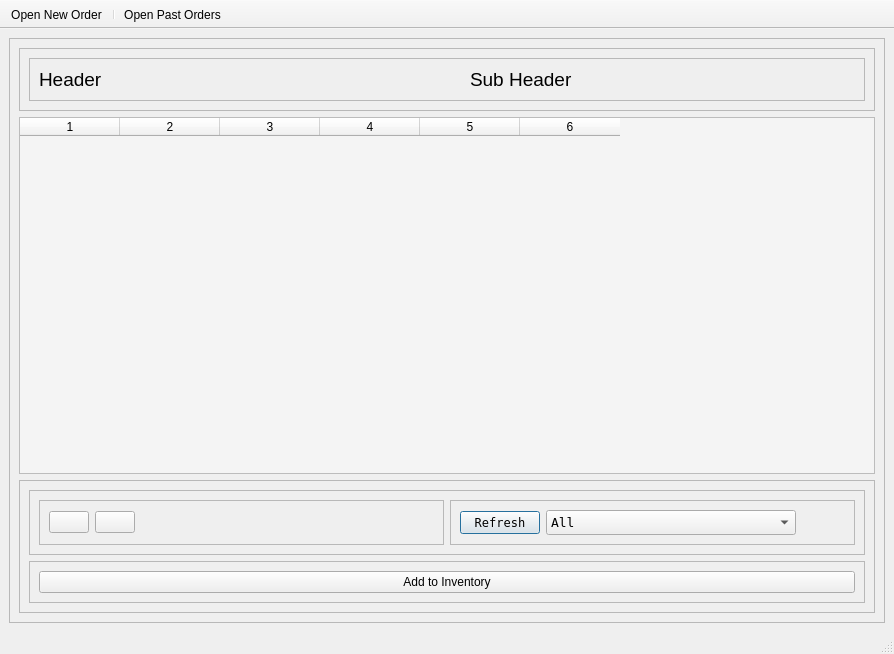
<?xml version="1.0" encoding="UTF-8"?>
<ui version="4.0">
 <class>MainWindow</class>
 <widget class="QMainWindow" name="MainWindow">
  <property name="geometry">
   <rect>
    <x>0</x>
    <y>0</y>
    <width>894</width>
    <height>654</height>
   </rect>
  </property>
  <property name="windowTitle">
   <string>EIP - New Orders</string>
  </property>
  <widget class="QWidget" name="centralwidget">
   <layout class="QVBoxLayout" name="verticalLayout">
    <item>
     <widget class="QFrame" name="frame">
      <property name="frameShape">
       <enum>QFrame::StyledPanel</enum>
      </property>
      <property name="frameShadow">
       <enum>QFrame::Raised</enum>
      </property>
      <layout class="QVBoxLayout" name="verticalLayout_2">
       <item>
        <widget class="QFrame" name="frame_3">
         <property name="frameShape">
          <enum>QFrame::StyledPanel</enum>
         </property>
         <property name="frameShadow">
          <enum>QFrame::Raised</enum>
         </property>
         <layout class="QGridLayout" name="gridLayout">
          <item row="0" column="0">
           <widget class="QFrame" name="header_frame">
            <property name="frameShape">
             <enum>QFrame::StyledPanel</enum>
            </property>
            <property name="frameShadow">
             <enum>QFrame::Raised</enum>
            </property>
            <layout class="QGridLayout" name="gridLayout_3">
             <item row="0" column="2">
              <widget class="QLabel" name="sub_header">
               <property name="font">
                <font>
                 <family>Arial</family>
                 <pointsize>14</pointsize>
                 <weight>50</weight>
                 <bold>false</bold>
                 <underline>false</underline>
                </font>
               </property>
               <property name="styleSheet">
                <string notr="true"/>
               </property>
               <property name="text">
                <string>Sub Header</string>
               </property>
               <property name="alignment">
                <set>Qt::AlignLeading|Qt::AlignLeft|Qt::AlignTop</set>
               </property>
               <property name="wordWrap">
                <bool>false</bool>
               </property>
               <property name="margin">
                <number>0</number>
               </property>
               <property name="indent">
                <number>-1</number>
               </property>
              </widget>
             </item>
             <item row="0" column="0">
              <widget class="QLabel" name="header">
               <property name="font">
                <font>
                 <family>Arial</family>
                 <pointsize>14</pointsize>
                 <weight>50</weight>
                 <bold>false</bold>
                 <underline>false</underline>
                </font>
               </property>
               <property name="styleSheet">
                <string notr="true"/>
               </property>
               <property name="text">
                <string>Header</string>
               </property>
               <property name="alignment">
                <set>Qt::AlignLeading|Qt::AlignLeft|Qt::AlignTop</set>
               </property>
               <property name="wordWrap">
                <bool>true</bool>
               </property>
               <property name="margin">
                <number>0</number>
               </property>
               <property name="indent">
                <number>-1</number>
               </property>
              </widget>
             </item>
             <item row="0" column="1">
              <spacer name="horizontalSpacer">
               <property name="orientation">
                <enum>Qt::Horizontal</enum>
               </property>
               <property name="sizeType">
                <enum>QSizePolicy::Fixed</enum>
               </property>
               <property name="sizeHint" stdset="0">
                <size>
                 <width>40</width>
                 <height>20</height>
                </size>
               </property>
              </spacer>
             </item>
            </layout>
           </widget>
          </item>
         </layout>
        </widget>
       </item>
       <item>
        <widget class="QTableWidget" name="table">
         <property name="enabled">
          <bool>true</bool>
         </property>
         <property name="minimumSize">
          <size>
           <width>0</width>
           <height>0</height>
          </size>
         </property>
         <property name="styleSheet">
          <string notr="true">background-color: rgb(244, 244, 244);</string>
         </property>
         <property name="verticalScrollBarPolicy">
          <enum>Qt::ScrollBarAsNeeded</enum>
         </property>
         <property name="horizontalScrollBarPolicy">
          <enum>Qt::ScrollBarAsNeeded</enum>
         </property>
         <property name="editTriggers">
          <set>QAbstractItemView::NoEditTriggers</set>
         </property>
         <property name="alternatingRowColors">
          <bool>false</bool>
         </property>
         <property name="verticalScrollMode">
          <enum>QAbstractItemView::ScrollPerPixel</enum>
         </property>
         <property name="horizontalScrollMode">
          <enum>QAbstractItemView::ScrollPerPixel</enum>
         </property>
         <property name="showGrid">
          <bool>true</bool>
         </property>
         <property name="sortingEnabled">
          <bool>false</bool>
         </property>
         <property name="wordWrap">
          <bool>true</bool>
         </property>
         <attribute name="horizontalHeaderCascadingSectionResizes">
          <bool>false</bool>
         </attribute>
         <column>
          <property name="text">
           <string>1</string>
          </property>
         </column>
         <column>
          <property name="text">
           <string>2</string>
          </property>
         </column>
         <column>
          <property name="text">
           <string>3</string>
          </property>
         </column>
         <column>
          <property name="text">
           <string>4</string>
          </property>
         </column>
         <column>
          <property name="text">
           <string>5</string>
          </property>
         </column>
         <column>
          <property name="text">
           <string>6</string>
          </property>
         </column>
        </widget>
       </item>
       <item>
        <widget class="QFrame" name="frame_2">
         <property name="frameShape">
          <enum>QFrame::StyledPanel</enum>
         </property>
         <property name="frameShadow">
          <enum>QFrame::Raised</enum>
         </property>
         <layout class="QGridLayout" name="gridLayout_2">
          <item row="2" column="0">
           <widget class="QFrame" name="command_btn_frame">
            <property name="frameShape">
             <enum>QFrame::StyledPanel</enum>
            </property>
            <property name="frameShadow">
             <enum>QFrame::Raised</enum>
            </property>
            <layout class="QGridLayout" name="gridLayout_4">
             <item row="0" column="0">
              <widget class="QPushButton" name="btn_add_to_inventory">
               <property name="cursor">
                <cursorShape>PointingHandCursor</cursorShape>
               </property>
               <property name="styleSheet">
                <string notr="true"/>
               </property>
               <property name="text">
                <string>Add to Inventory</string>
               </property>
               <property name="icon">
                <iconset>
                 <normaloff>../Icons/document--plus.png</normaloff>../Icons/document--plus.png</iconset>
               </property>
              </widget>
             </item>
            </layout>
           </widget>
          </item>
          <item row="1" column="0">
           <widget class="QFrame" name="frame_4">
            <property name="frameShape">
             <enum>QFrame::StyledPanel</enum>
            </property>
            <property name="frameShadow">
             <enum>QFrame::Raised</enum>
            </property>
            <layout class="QHBoxLayout" name="horizontalLayout_2">
             <item>
              <widget class="QFrame" name="nav_btn_frame">
               <property name="frameShape">
                <enum>QFrame::StyledPanel</enum>
               </property>
               <property name="frameShadow">
                <enum>QFrame::Raised</enum>
               </property>
               <layout class="QHBoxLayout" name="horizontalLayout">
                <item>
                 <widget class="QPushButton" name="btn_prev">
                  <property name="sizePolicy">
                   <sizepolicy hsizetype="Fixed" vsizetype="Fixed">
                    <horstretch>0</horstretch>
                    <verstretch>0</verstretch>
                   </sizepolicy>
                  </property>
                  <property name="cursor">
                   <cursorShape>PointingHandCursor</cursorShape>
                  </property>
                  <property name="text">
                   <string/>
                  </property>
                  <property name="icon">
                   <iconset>
                    <normaloff>../Icons/arrow-180.png</normaloff>../Icons/arrow-180.png</iconset>
                  </property>
                 </widget>
                </item>
                <item>
                 <widget class="QPushButton" name="btn_next">
                  <property name="sizePolicy">
                   <sizepolicy hsizetype="Fixed" vsizetype="Fixed">
                    <horstretch>0</horstretch>
                    <verstretch>0</verstretch>
                   </sizepolicy>
                  </property>
                  <property name="cursor">
                   <cursorShape>PointingHandCursor</cursorShape>
                  </property>
                  <property name="text">
                   <string/>
                  </property>
                  <property name="icon">
                   <iconset>
                    <normaloff>../Icons/arrow.png</normaloff>../Icons/arrow.png</iconset>
                  </property>
                 </widget>
                </item>
                <item>
                 <spacer name="horizontalSpacer_2">
                  <property name="orientation">
                   <enum>Qt::Horizontal</enum>
                  </property>
                  <property name="sizeHint" stdset="0">
                   <size>
                    <width>40</width>
                    <height>20</height>
                   </size>
                  </property>
                 </spacer>
                </item>
               </layout>
              </widget>
             </item>
             <item>
              <widget class="QFrame" name="sorting_frame">
               <property name="styleSheet">
                <string notr="true">QAbstractItemView {
	background-color: white;
}</string>
               </property>
               <property name="frameShape">
                <enum>QFrame::StyledPanel</enum>
               </property>
               <property name="frameShadow">
                <enum>QFrame::Raised</enum>
               </property>
               <layout class="QGridLayout" name="gridLayout_5">
                <item row="0" column="0">
                 <widget class="QPushButton" name="btn_refresh_opensheet">
                  <property name="sizePolicy">
                   <sizepolicy hsizetype="Fixed" vsizetype="Fixed">
                    <horstretch>0</horstretch>
                    <verstretch>0</verstretch>
                   </sizepolicy>
                  </property>
                  <property name="font">
                   <font>
                    <family>Terminal</family>
                   </font>
                  </property>
                  <property name="cursor">
                   <cursorShape>PointingHandCursor</cursorShape>
                  </property>
                  <property name="layoutDirection">
                   <enum>Qt::LeftToRight</enum>
                  </property>
                  <property name="autoFillBackground">
                   <bool>false</bool>
                  </property>
                  <property name="styleSheet">
                   <string notr="true"/>
                  </property>
                  <property name="text">
                   <string>Refresh</string>
                  </property>
                  <property name="icon">
                   <iconset>
                    <normaloff>../Icons/arrow-circle-double.png</normaloff>../Icons/arrow-circle-double.png</iconset>
                  </property>
                  <property name="default">
                   <bool>true</bool>
                  </property>
                 </widget>
                </item>
                <item row="0" column="1">
                 <widget class="QComboBox" name="comboBox_section">
                  <property name="sizePolicy">
                   <sizepolicy hsizetype="Fixed" vsizetype="Fixed">
                    <horstretch>0</horstretch>
                    <verstretch>0</verstretch>
                   </sizepolicy>
                  </property>
                  <property name="minimumSize">
                   <size>
                    <width>250</width>
                    <height>0</height>
                   </size>
                  </property>
                  <property name="font">
                   <font>
                    <family>Terminal</family>
                    <pointsize>10</pointsize>
                   </font>
                  </property>
                  <property name="autoFillBackground">
                   <bool>false</bool>
                  </property>
                  <property name="styleSheet">
                   <string notr="true"/>
                  </property>
                  <property name="maxVisibleItems">
                   <number>20</number>
                  </property>
                  <property name="sizeAdjustPolicy">
                   <enum>QComboBox::AdjustToMinimumContentsLength</enum>
                  </property>
                  <item>
                   <property name="text">
                    <string>All</string>
                   </property>
                  </item>
                 </widget>
                </item>
                <item row="0" column="2">
                 <spacer name="horizontalSpacer_3">
                  <property name="orientation">
                   <enum>Qt::Horizontal</enum>
                  </property>
                  <property name="sizeHint" stdset="0">
                   <size>
                    <width>40</width>
                    <height>20</height>
                   </size>
                  </property>
                 </spacer>
                </item>
               </layout>
              </widget>
             </item>
            </layout>
           </widget>
          </item>
         </layout>
        </widget>
       </item>
      </layout>
     </widget>
    </item>
   </layout>
  </widget>
  <widget class="QStatusBar" name="statusbar"/>
  <widget class="QToolBar" name="toolBar">
   <property name="windowTitle">
    <string>toolBar</string>
   </property>
   <property name="movable">
    <bool>false</bool>
   </property>
   <attribute name="toolBarArea">
    <enum>TopToolBarArea</enum>
   </attribute>
   <attribute name="toolBarBreak">
    <bool>false</bool>
   </attribute>
   <addaction name="actionOpen_New_Order"/>
   <addaction name="separator"/>
   <addaction name="actionOpen_Past_Orders"/>
  </widget>
  <action name="actionOpen_New_Order">
   <property name="text">
    <string>Open New Order</string>
   </property>
  </action>
  <action name="actionOpen_Past_Orders">
   <property name="text">
    <string>Open Past Orders</string>
   </property>
  </action>
 </widget>
 <resources/>
 <connections/>
</ui>
